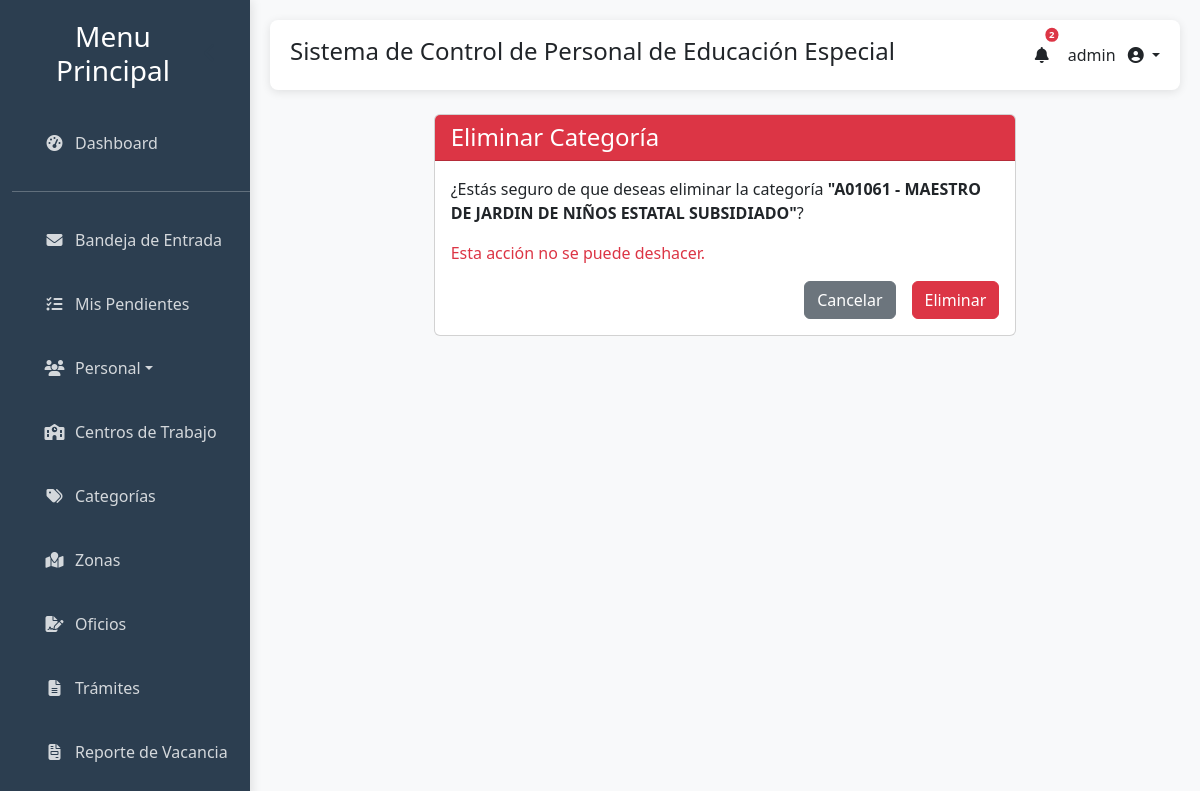
The page /categorias/eliminar/A01061/ (signed in) on the database its author committed.
### gestion_escolar/models.py (models this page shows, shortened)
class Categoria(models.Model):
    id_categoria = models.CharField(max_length=50, primary_key=True, verbose_name="ID Categoría")
    descripcion = models.CharField(max_length=255, verbose_name="Descripción")
    class Meta:
        verbose_name = "Categoría"
        verbose_name_plural = "Categorías"
        ordering = ['id_categoria']

### gestion_escolar/views.py (the view)
# urls.py: path('categorias/eliminar/<str:pk>/', views.eliminar_categoria, name='eliminar_categoria'),
def eliminar_categoria(request, pk):
    categoria = get_object_or_404(Categoria, pk=pk)
    if request.method == 'POST':
        categoria.delete()
        messages.success(request, 'Categoría eliminada correctamente.')
        return redirect('lista_categorias')
    return render(request, 'gestion_escolar/eliminar_categoria.html', {'categoria': categoria})

### gestion_escolar/templatetags/auth_extras.py (called while the page is built)
@register.filter(name='has_group')
def has_group(user, group_name):
    try:
        group = Group.objects.get(name=group_name)
    except Group.DoesNotExist:
        return False
    return group in user.groups.all()

### gestion_escolar/templates/gestion_escolar/eliminar_categoria.html (shortened to what this page needs)
{% extends 'gestion_escolar/base.html' %}
{% load static %}
{% block content %}
<div class="container mt-4">
    <div class="row">
        <div class="col-md-8 offset-md-2">
            <div class="card">
                <div class="card-header bg-danger text-white">
                    <h4 class="mb-0">Eliminar Categoría</h4>
                </div>
                <div class="card-body">
                    <p>¿Estás seguro de que deseas eliminar la categoría <strong>"{{ categoria.id_categoria }} - {{ categoria.descripcion }}"</strong>?</p>
                    <p class="text-danger">Esta acción no se puede deshacer.</p>
                    <form method="post">
                        <div class="d-grid gap-2 d-md-flex justify-content-md-end">
                            <a href="{% url 'lista_categorias' %}" class="btn btn-secondary me-md-2">Cancelar</a>
                            <button type="submit" class="btn btn-danger">Eliminar</button>
                        </div>
                    </form>
                </div>
            </div>
        </div>
    </div>
</div>
{% endblock %}

### gestion_escolar/templates/gestion_escolar/base.html (shortened to what this page needs)
<!DOCTYPE html>
<html lang="es">
<head>
    {% load static %}
    {% load auth_extras %}
    <link href="https://cdn.jsdelivr.net/npm/bootstrap@5.3.0/dist/css/bootstrap.min.css" rel="stylesheet">
    <link rel="stylesheet" href="https://cdn.datatables.net/1.13.6/css/jquery.dataTables.min.css">
    <link href="https://cdn.jsdelivr.net/npm/select2@4.1.0-rc.0/dist/css/select2.min.css" rel="stylesheet" />
    <link rel="stylesheet" href="https://cdnjs.cloudflare.com/ajax/libs/font-awesome/6.4.0/css/all.min.css">
</head>
<body>
    <div class="container-fluid">
        <div class="row">
            <div class="col-md-2 sidebar">
                <div class="d-flex justify-content-between align-items-center px-3 mb-4">
                    <h3 class="text-center mb-0">Menu Principal</h3>
                    <button id="sidebarCollapse" class="d-none d-md-block">
                        <i class="fas fa-chevron-left"></i>
                    </button>
                </div>
                <ul class="nav flex-column">
                    <li class="nav-item">
                        <a class="nav-link" href="{% url 'index' %}">
                            <i class="fas fa-tachometer-alt me-2"></i>
                            <span class="sidebar-text">Dashboard</span>
                        </a>
                    </li>
                    <hr class="sidebar-divider my-3">
                    <li class="nav-item">
                        <a class="nav-link" href="{% url 'correspondencia_inbox' %}">
                            <i class="fas fa-envelope me-2"></i>
                            <span class="sidebar-text">Bandeja de Entrada</span>
                        </a>
                    </li>
                    <li class="nav-item">
                        <a class="nav-link" href="{% url 'pendientes_activos' %}">
                            <i class="fas fa-tasks me-2"></i>
                            <span class="sidebar-text">Mis Pendientes</span>
                        </a>
                    </li>
                    <li class="nav-item dropdown">
                        <a class="nav-link dropdown-toggle" href="#" role="button" data-bs-toggle="dropdown" aria-expanded="false">
                            <i class="fas fa-users me-2"></i>
                            <span class="sidebar-text">Personal</span>
                        </a>
                    </li>
                    {% if not user|has_group:"Directores" %}
                    <li class="nav-item">
                        <a class="nav-link" href="{% url 'lista_escuelas' %}">
                            <i class="fas fa-school me-2"></i>
                            <span class="sidebar-text">Centros de Trabajo</span>
                        </a>
                    </li>
                    <li class="nav-item">
                        <a class="nav-link" href="{% url 'lista_categorias' %}">
                            <i class="fas fa-tags me-2"></i>
                            <span class="sidebar-text">Categorías</span>
                        </a>
                    </li>
                    <li class="nav-item">
                        <a class="nav-link" href="{% url 'lista_zonas' %}">
                            <i class="fas fa-map-marked me-2"></i>
                            <span class="sidebar-text">Zonas</span>
                        </a>
                    </li>
                    <li class="nav-item">
                        <a class="nav-link" href="{% url 'generar_oficios' %}">
                            <i class="fas fa-file-signature me-2"></i>
                            <span class="sidebar-text">Oficios</span>
                        </a>
                    </li>
                    <li class="nav-item">
                        <a class="nav-link" href="{% url 'generar_tramites_generales' %}">
                            <i class="fas fa-file-alt me-2"></i>
                            <span class="sidebar-text">Trámites</span>
                        </a>
                    </li>
                    <li class="nav-item">
                        <a class="nav-link" href="{% url 'gestionar_lote_vacancia' %}">
                            <i class="fas fa-file-invoice me-2"></i>
                            <span class="sidebar-text">Reporte de Vacancia</span>
                        </a>
                    </li>
                    <li class="nav-item">
                    </li>
                    {% endif %}
                </ul>
            </div>
            <div class="col-md-10 main-content">
                <div class="header">
                    <h4>Sistema de Control de Personal de Educación Especial</h4>
                    {% if user.is_authenticated %}
                    <ul class="navbar-nav d-flex flex-row align-items-center">
                        <li class="nav-item dropdown me-3">
                            <a class="nav-link" href="#" id="alertsDropdown" role="button" data-bs-toggle="dropdown" aria-expanded="false">
                                <i class="fas fa-bell fa-fw"></i>
                                {% if total_alerts > 0 %}
                                    <span class="badge bg-danger rounded-pill position-absolute top-0 start-100 translate-middle" style="font-size: 0.6em; padding: .25em .4em;">{{ total_alerts }}</span>
                                {% endif %}
                            </a>
                        </li>
                        <li class="nav-item dropdown">
                            <a class="nav-link dropdown-toggle" href="#" id="userDropdown" role="button" data-bs-toggle="dropdown" aria-expanded="false">
                                <span class="me-2 d-none d-lg-inline">{{ user.username }}</span>
                                <i class="fas fa-user-circle"></i>
                            </a>
                        </li>
                    </ul>
                    {% endif %}
                </div>
                {% block content %}{% endblock %}
            </div>
        </div>
    </div>
</body>
</html>

### gestion_escolar/templates/gestion_escolar/base.html (style rules this page uses)
:root { --primary-color: #34495e; --secondary-color: #2c3e50; --accent-color: #95a5a6; --light-color: #ecf0f1; --success-color: #27ae60; --sidebar-width: 250px; --sidebar-collapsed-width: 70px; --transition-speed: 0.3s; }
body { background-color: #f8f9fa; font-family: 'Segoe UI', Tahoma, Geneva, Verdana, sans-serif; overflow-x: hidden; transition: margin-left var(--transition-speed); }
.sidebar { background-color: var(--secondary-color); color: white; height: 100vh; position: fixed; padding-top: 20px; width: var(--sidebar-width); z-index: 1000; transition: all var(--transition-speed) ease; left: 0; overflow-y: auto; box-shadow: 2px 0 10px rgba(0, 0, 0, 0.1); }
.sidebar .nav-link { color: rgba(255, 255, 255, 0.8); padding: 15px 20px; margin: 5px 10px; border-radius: 5px; transition: all var(--transition-speed); display: flex; align-items: center; white-space: nowrap; }
.sidebar .nav-link i { transition: transform var(--transition-speed); min-width: 25px; text-align: center; }
.main-content { margin-left: var(--sidebar-width); padding: 20px; transition: margin-left var(--transition-speed) ease, width var(--transition-speed) ease; width: calc(100% - var(--sidebar-width)); min-height: 100vh; }
.header { background-color: white; box-shadow: 0 2px 10px rgba(0, 0, 0, 0.1); padding: 15px 20px; margin-bottom: 20px; border-radius: 8px; display: flex; justify-content: space-between; align-items: center; position: sticky; top: 10px; z-index: 900; }
#sidebarCollapse { background: none; border: none; color: var(--secondary-color); font-size: 1.2rem; cursor: pointer; transition: transform var(--transition-speed); }

### rows shown on the page
Categoria: id_categoria "A01061", descripcion "MAESTRO DE JARDIN DE NIÑOS ESTATAL SUBSIDIADO"

### other values the page prints
{{ total_alerts }} "2"
{{ user.username }} "admin"
